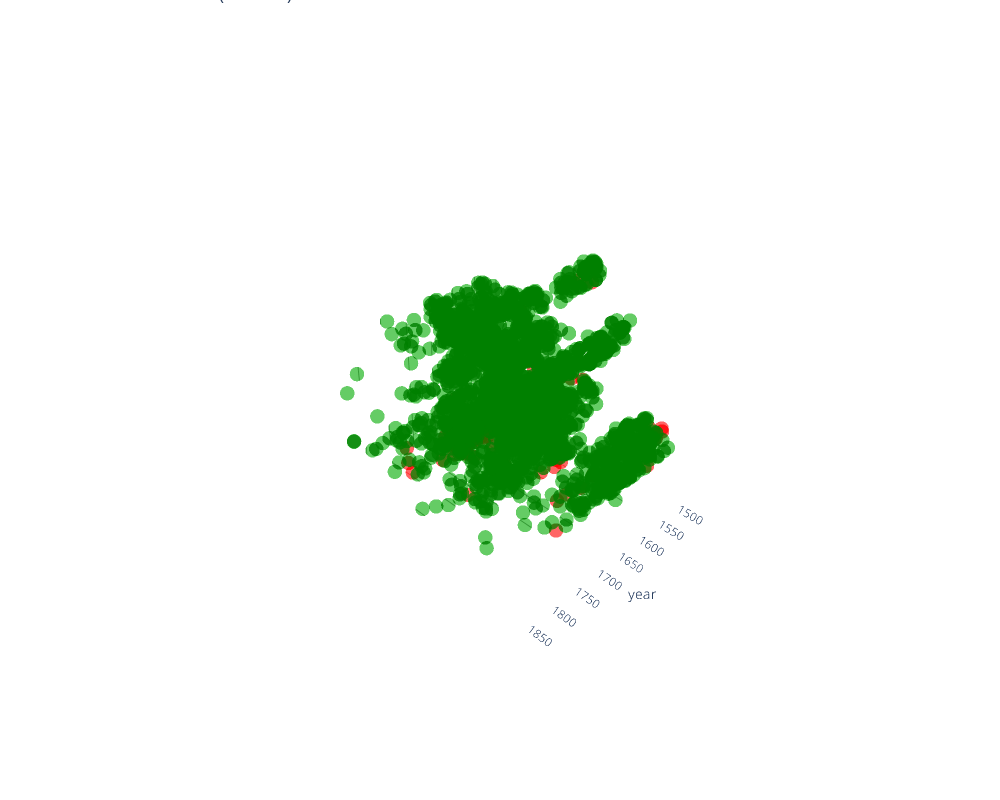

Notebook cell for this chart:
### Code cell
title = "Sentences with 'liber' (N={})".format(len(sentences))
fig = go.Figure(data=go.Scatter3d(
    x=xs,
    y=ys,
    z=zs,
    mode='markers',
    marker=dict(
        size=5,
        color=colors,
        opacity=0.8
    ),
    text=hover_text,  # use mapped hover text
    hoverinfo='text',  # ensure only the text field is displayed on hover
))

fig.update_layout(
    title=title,
    scene=dict(
        xaxis=dict(title='year', showbackground=False, showgrid=True, showline=True), #showline=True, showticklabels=True, zeroline=False, linecolor='rgba(0,0,0,0)', showbackground=False),
        #xaxis=dict(title='', showgrid=False, showline=False, showticklabels=False, zeroline=False, linecolor='rgba(0,0,0,0)', showbackground=False),
        yaxis=dict(title='', showgrid=False, showline=False, showticklabels=False, zeroline=False, linecolor='rgba(0,0,0,0)', showbackground=False),
        zaxis=dict(title='', showgrid=False, showline=False, showticklabels=False, zeroline=False, linecolor='rgba(0,0,0,0)', showbackground=False),
        bgcolor='rgba(255,255,255,0)'
    ),
    paper_bgcolor='rgba(255,255,255,255)',  # set the color of the area around the axes
    plot_bgcolor='rgba(255,255,255,255)',  # set the color of the entire chart
    autosize=False,
    width=1000,
    height=800,
    margin=dict(l=0, r=0, b=0, t=0)
)

### Figure 1 — Plotly figure (JSON) as saved in the notebook; plotly's stock layout.template omitted (floating-point values rounded to 4 significant figures; data arrays with more than 128 entries replaced by an {"elided": "..."} marker saying what was removed)
{"data": [{"hoverinfo": "text", "marker": {"color": {"elided": "2154 str values"}, "opacity": 0.8, "size": 5}, "mode": "markers", "text": {"elided": "2154 str values"}, "type": "scatter3d", "x": {"elided": "2154 int values"}, "y": {"elided": "2154 float values"}, "z": {"elided": "2154 float values"}}], "layout": {"autosize": false, "height": 800, "margin": {"b": 0, "l": 0, "r": 0, "t": 0}, "paper_bgcolor": "rgba(255,255,255,255)", "plot_bgcolor": "rgba(255,255,255,255)", "scene": {"aspectmode": "auto", "aspectratio": {"x": 1, "y": 1, "z": 1}, "bgcolor": "rgba(255,255,255,0)", "camera": {"center": {"x": 0, "y": 0, "z": 0}, "eye": {"x": 2.053, "y": 2.053, "z": 2.053}, "projection": {"type": "perspective"}, "up": {"x": 0, "y": 0, "z": 1}}, "xaxis": {"showbackground": false, "showgrid": true, "showline": true, "title": {"text": "year"}, "type": "linear"}, "yaxis": {"linecolor": "rgba(0, 0, 0, 0)", "showbackground": false, "showgrid": false, "showline": false, "showticklabels": false, "title": {"text": ""}, "type": "linear", "zeroline": false}, "zaxis": {"linecolor": "rgba(0, 0, 0, 0)", "showbackground": false, "showgrid": false, "showline": false, "showticklabels": false, "title": {"text": ""}, "type": "linear", "zeroline": false}}, "title": {"text": "Sentences with 'liber' (N=2154)"}, "width": 1000}}
